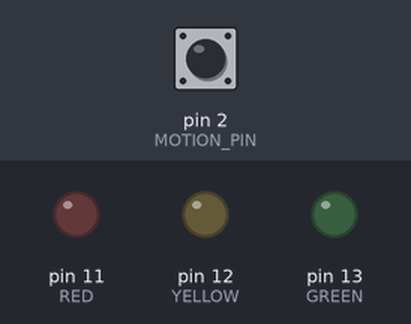
A sketch run on a simulated Arduino Uno, built with avr-gcc and run on an emulated ATmega328P. On the bench: output pins drawn as LEDs (lit = HIGH). Dashed ring = blinking. The test bench sets the inputs (shaded band); at power-on: pin 2 (MOTION_PIN) HIGH.

Above: at 1.2 s.
1.3 s: pin 2 (MOTION_PIN) pulled LOW for 0.15 s
At 3.3 s:
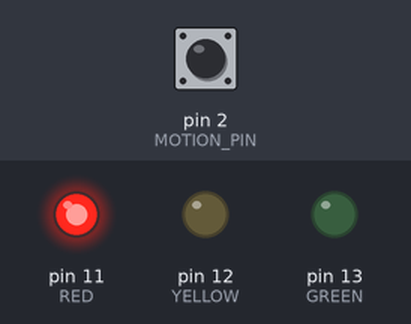
4.4 s: pin 2 (MOTION_PIN) pulled LOW for 1 s
At 4.52 s:
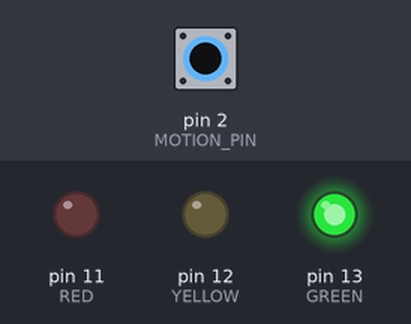
8.1 s: pin 2 (MOTION_PIN) pulled LOW for 3.2 s
At 8.97 s:
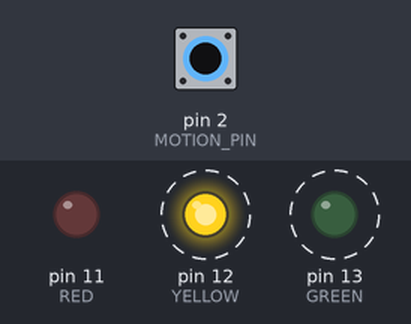
Timing chart, 0 to 14.1 s (numbered marks = the images above; inputs shaded):
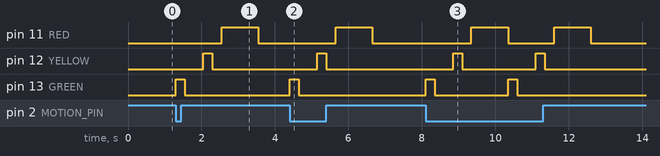

Measured:
- after the input at 1.3 s, pin 11 (RED): LOW → HIGH after 1.3 s, → LOW 1.0 s later; pin 12 (YELLOW): LOW → HIGH after 0.75 s, → LOW 0.25 s later; pin 13 (GREEN): LOW → HIGH at once, → LOW 0.25 s later
- after the input at 4.4 s, pin 11 (RED): LOW → HIGH after 1.3 s, → LOW 1.0 s later; pin 12 (YELLOW): LOW → HIGH after 0.75 s, → LOW 0.25 s later; pin 13 (GREEN): LOW → HIGH at once, → LOW 0.25 s later
- after the input at 8.1 s, pin 11 (RED): alternates HIGH for 1.0 s and LOW for 1.3 s, 4 changes in all, then stays LOW, starting after 1.3 s; pin 12 (YELLOW): alternates HIGH for 0.25 s and LOW for 2.0 s, 4 changes in all, then stays LOW, starting after 0.75 s

The sketch:

1_Blink.ino
```cpp
int MOTION_PIN = 2;

int GREEN = 13;
int YELLOW = 12;
int RED = 11;

void setup() {
  pinMode(GREEN, OUTPUT); //LED pin
  pinMode(YELLOW, OUTPUT); //LED pin
  pinMode(RED, OUTPUT); //LED pin

  pinMode(MOTION_PIN, INPUT_PULLUP); //PIR sensor
}

// the loop function runs over and over again forever
void loop() {
  int proximity = digitalRead(MOTION_PIN); //turning the LOW/HIGH into a number because numbers are good

  if (proximity == 0) {
    digitalWrite(GREEN, HIGH);//GREEN ON
    delay(250);
    digitalWrite(GREEN, LOW); //GREEN OFF
    delay(500);
    digitalWrite(YELLOW, HIGH); //YELLOW ON
    delay(250);
    digitalWrite(YELLOW, LOW); //YELLOW OFF
    delay(250);
    digitalWrite(RED, HIGH); //RED ON
    delay(1000);
    digitalWrite(RED, LOW); //RED OFF

  }
}
```
